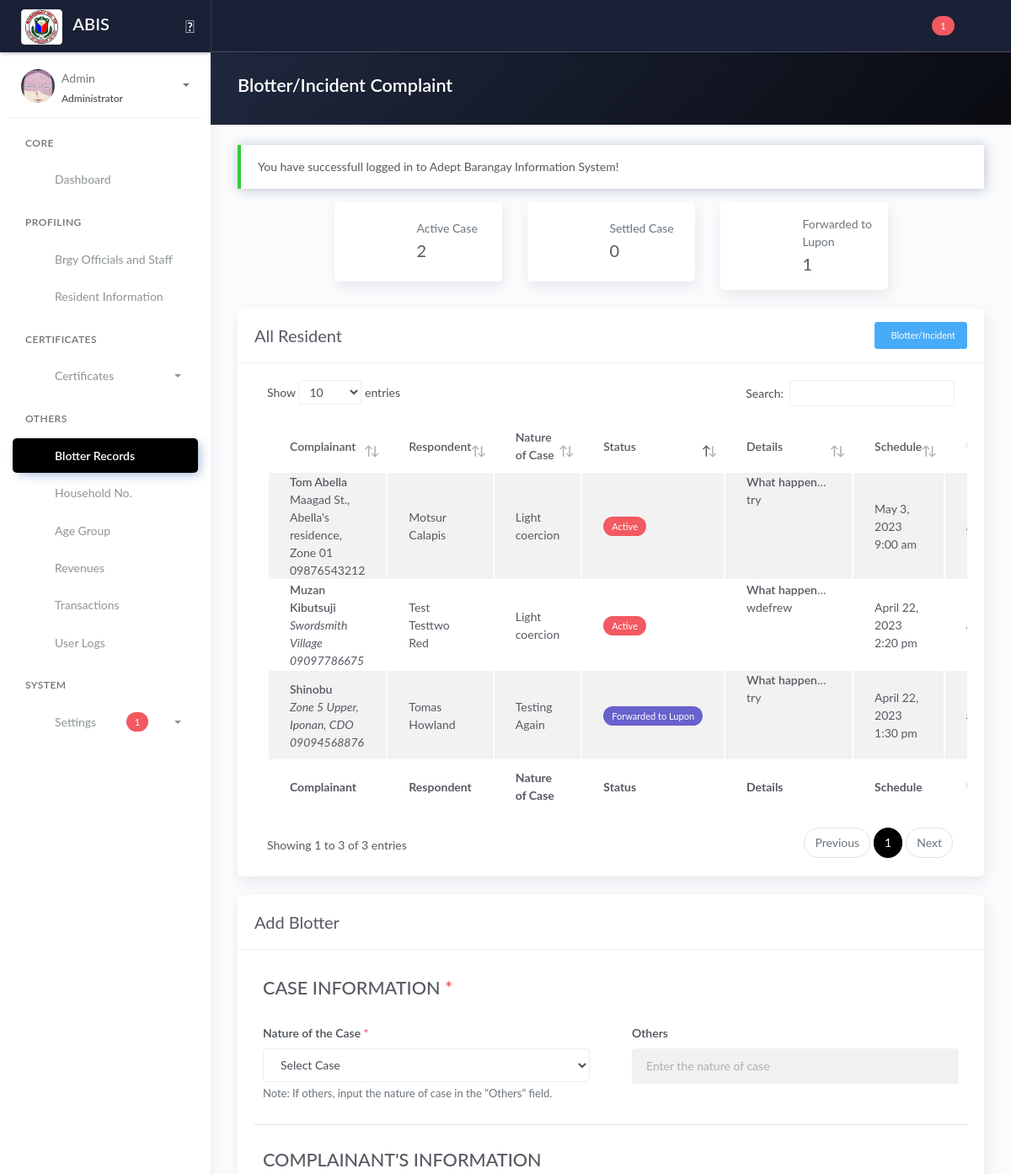
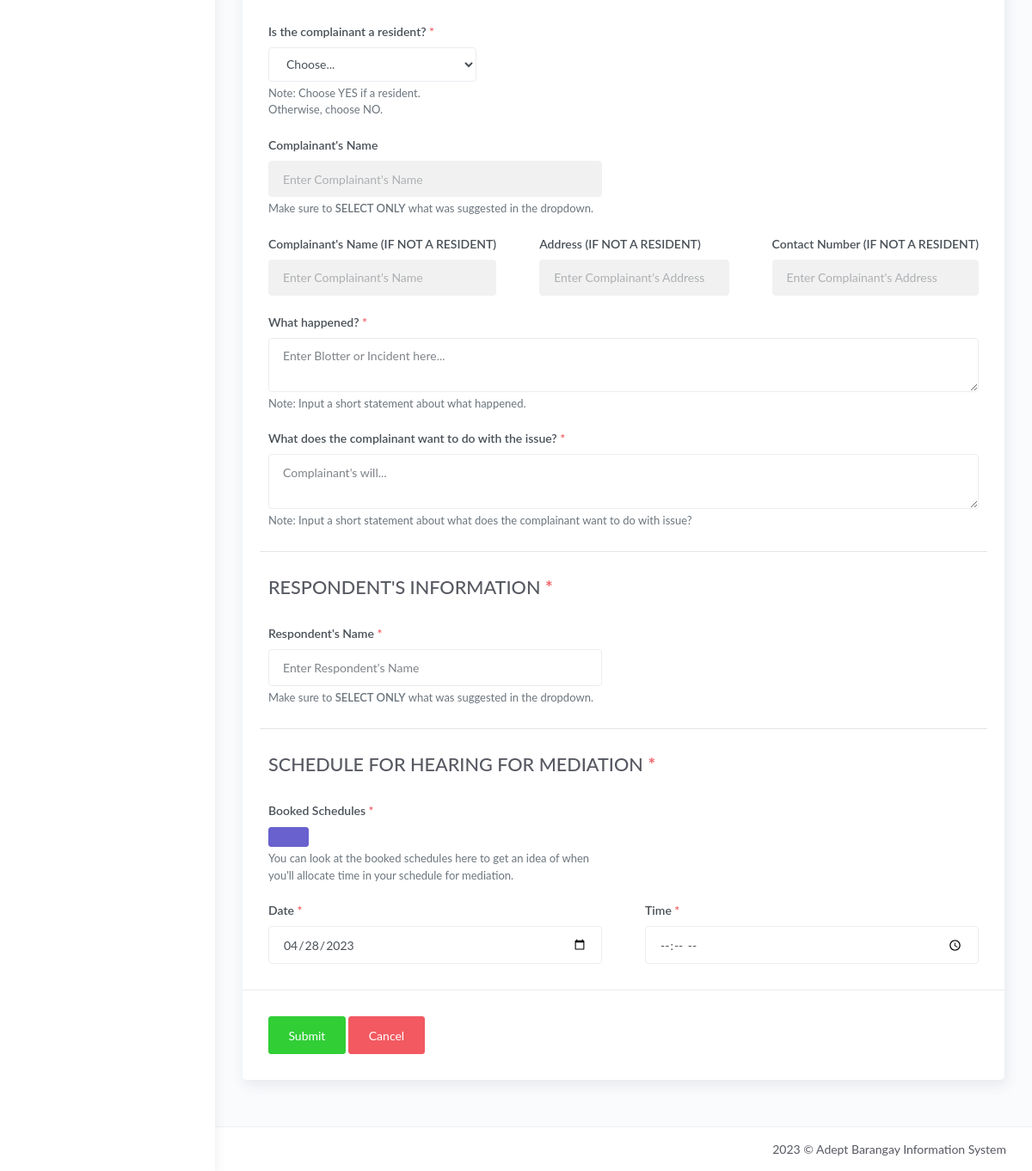
Screenshot of /blotter.php (signed in) with the database file from the repository (2 pictures, top to bottom).
### tables this page shows
CREATE TABLE `tblblotter` (
  `id_blotter` int(11) NOT NULL,
  `noc_id` varchar(100) DEFAULT NULL,
  `noc_others` varchar(100) DEFAULT 'N/A',
  `comp_id` varchar(10) DEFAULT 'N/A',
  `comp_nameNotResident` varchar(255) DEFAULT 'N/A',
  `comp_addNotResident` varchar(255) DEFAULT 'N/A',
  `comp_cnumNotResident` varchar(255) DEFAULT 'N/A',
  `comp_what` text DEFAULT NULL,
  `comp_what2` text DEFAULT NULL,
  `resp_id` varchar(255) DEFAULT NULL,
  `blotter_status` varchar(50) DEFAULT 'Active',
  `created_at_blotter` timestamp NOT NULL DEFAULT current_timestamp(),
  `updated_at_blotter` timestamp NOT NULL DEFAULT current_timestamp() ON UPDATE current_timestamp(),
  `id_user` varchar(25) DEFAULT NULL
);

CREATE TABLE `tblresident2` (
  `id_resident` int(11) NOT NULL,
  `national_id` varchar(100) NOT NULL,
  `region` varchar(10) NOT NULL,
  `city` varchar(100) NOT NULL,
  `province` varchar(100) NOT NULL,
  `barangay` varchar(100) NOT NULL,
  `citizenship` varchar(100) NOT NULL,
  `picture` text NOT NULL,
  `firstname` varchar(100) NOT NULL,
  `middlename` varchar(100) NOT NULL,
  `lastname` varchar(100) NOT NULL,
  `ext` varchar(10) NOT NULL,
  `alias` varchar(20) NOT NULL,
  `birthplace` varchar(100) NOT NULL,
  `birthdate` date NOT NULL,
  `sex` varchar(20) NOT NULL,
  `civilstatus` varchar(20) NOT NULL,
  `residence_type` varchar(25) NOT NULL COMMENT 'new; co-occupant; tenant',
  `id_household` int(80) NOT NULL,
  `family_head` varchar(10) NOT NULL,
  `date_of_residence` date NOT NULL,
  `vstatus` varchar(10) NOT NULL,
  `identified_as` varchar(20) NOT NULL,
  `phone` varchar(100) NOT NULL,
  `email` varchar(100) NOT NULL,
  `occupation` varchar(100) NOT NULL,
  `resident_type` int(20) NOT NULL DEFAULT 1 COMMENT '1 = Alive; 0 = Deceased',
  `id_org` varchar(100) NOT NULL,
  `pwd` varchar(5) NOT NULL,
  `indigent` varchar(5) NOT NULL,
  `remarks` text NOT NULL,
  `res_updated_at` timestamp NOT NULL DEFAULT current_timestamp() ON UPDATE current_timestamp(),
  `id_user` int(11) NOT NULL
);

CREATE TABLE `tbl_household` (
  `id_household` int(11) NOT NULL,
  `household_number` int(100) NOT NULL,
  `house_no` int(100) NOT NULL COMMENT '(2.1)',
  `id_purok` varchar(50) NOT NULL,
  `household_street_name` varchar(100) NOT NULL COMMENT '(2.2)',
  `household_address` varchar(250) NOT NULL COMMENT '(2.3)',
  `household_type` varchar(250) NOT NULL
);

CREATE TABLE `tblpurok` (
  `id_purok` int(11) NOT NULL,
  `purok_name` varchar(255) DEFAULT NULL,
  `purok_details` text DEFAULT NULL
);

CREATE TABLE `tbl_nature_of_case` (
  `noc_id` int(11) NOT NULL,
  `noc_name` varchar(100) NOT NULL,
  `noc_details` varchar(255) NOT NULL,
  `id_user` varchar(10) NOT NULL,
  `noc_updated_at` timestamp NOT NULL DEFAULT current_timestamp() ON UPDATE current_timestamp()
);

CREATE TABLE `tblblotter_schedule` (
  `id_blotter_schedule` int(11) NOT NULL,
  `id_blotter` int(11) NOT NULL,
  `blotter_date` date NOT NULL,
  `blotter_time` time NOT NULL,
  `created_at_blotter_schedule` timestamp NOT NULL DEFAULT current_timestamp(),
  `updated_at_blotter_schedule` timestamp NOT NULL DEFAULT current_timestamp() ON UPDATE current_timestamp()
);

### blotter.php (the view, shortened to what the rows shown need)
<?php include 'server/server.php' ?>
<?php
$query  = "SELECT *, tblblotter.id_blotter as id, tbl_users.id_user as user_id FROM tblblotter JOIN tbl_users ON tbl_users.id_user=tblblotter.id_user";
$result = $conn->query($query);
$blotter = array();
while ($row = $result->fetch_assoc()) {
	$blotter[] = $row;
}
$query4 = "SELECT * FROM tblresident2 ORDER BY firstname ASC";
$result4 = $conn->query($query4);
?>
<!DOCTYPE html>
<html lang="en">
<head>
	<?php include 'templates/header.php' ?>
	<link rel="stylesheet" href="assets/js/plugin/dataTables.dateTime.min.css">
	<link rel="stylesheet" href="assets/js/plugin/datatables/Buttons-1.6.1/css/buttons.dataTables.min.css">
</head>
<body>
	<div class="wrapper">
		<div class="main-panel">
			<div class="content">
				<div class="panel-header bg-dark-gradient">
					<div class="page-inner">
						<div class="d-flex align-items-left align-items-md-center flex-column flex-md-row">
							<div>
								<h2 class="text-white fw-bold">Blotter/Incident Complaint</h2>
							</div>
						</div>
					</div>
				</div>
				<div class="page-inner">
					<div class="row mt--2">
						<div class="col">
							<div class="card">
								<div class="card-body">
									<div class="table-responsive">
										<table id="blottertable" class="display table table-striped">
											<thead>
												<tr>
													<th scope="col">Complainant</th>
													<th scope="col">Respondent</th>
													<th scope="col">Nature of Case</th>
													<th scope="col">Status</th>
													<th scope="col">Details</th>
													<th scope="col">Schedule</th>
													<th scope="col">User</th>
												</tr>
											</thead>
											<tbody>
												<?php if (!empty($blotter)) : ?>
													<?php foreach ($blotter as $row) : ?>
														<tr>
															<td>
																<?php
																if ($row['comp_id'] !== "N/A") {
																	$comp_id = $row['comp_id'];
																	$sqlComplainant = "SELECT * FROM tblresident2 WHERE id_resident = '$comp_id'";
																	$queryComplainant = $conn->query($sqlComplainant);
																	$complainant = $queryComplainant->fetch_assoc();
																	$h_id = $complainant['id_household'];
																	$queryHouseholdNumber = "SELECT * FROM tbl_household WHERE id_household='$h_id'";
																	$resultHouseholdNumber = $conn->query($queryHouseholdNumber);
																	$householdnum = $resultHouseholdNumber->fetch_assoc();
																	$p_name = $householdnum['id_purok'];
																	$queryPurokName = "SELECT * FROM tblpurok WHERE id_purok='$p_name'";
																	$resultPurokName = $conn->query($queryPurokName);
																	$pname = $resultPurokName->fetch_assoc();
																	echo "<span class='fw-bold'>" . $complainant['firstname'] . ' ' . $complainant['middlename'] . ' ' . $complainant['lastname'] . "</span><br>" . $householdnum['household_street_name'] . ', ' . $householdnum['household_address'] . ', ' . $pname['purok_name'] . '<br>' . $complainant['phone'];
																} elseif ($row['comp_id'] == "N/A") {
																	echo "<span class='fw-bold'>" . $row['comp_nameNotResident'] . "</span><br><span class='font-italic'>" . $row['comp_addNotResident'] . '<br>' . $row['comp_cnumNotResident'] . '</span>';
																}
																?>
															</td>
															<td>
																<?php
																if (isset($row['resp_id'])) {
																	$resp_name = $row['resp_id'];
																	$sqlRespondent = "SELECT * FROM tblresident2 WHERE id_resident = '$resp_name'";
																	$queryRespondent = $conn->query($sqlRespondent);
																	foreach ($queryRespondent as $respondent) {
																		echo $f_name = $respondent['firstname'] . ' ' . $respondent['middlename'] . ' ' . $respondent['lastname'];
																	}
																}
																?>
															</td>
															<td>
																<?php
																if ($row['noc_id'] == 'Others') {
																	echo ucwords($row['noc_others']);
																} else {
																	$noc = $row['noc_id'];
																	$sqlNoc = "SELECT * FROM tbl_nature_of_case WHERE noc_id='$noc'";
																	$queryNoc = $conn->query($sqlNoc);
																	foreach ($queryNoc as $nocName) {
																		echo $nocName['noc_name'];
																	}
																}
																?>
															</td>
															<td>
																<?php if ($row['blotter_status'] == 'Settled') : ?>
																	<span class="badge badge-success">Settled</span>
																<?php elseif ($row['blotter_status'] == 'Active') : ?>
																	<span class="badge badge-danger">Active</span>
																<?php elseif ($row['blotter_status'] == 'Forwarded to Lupon') : ?>
																	<span class="badge badge-secondary">Forwarded to Lupon</span>
																<?php endif ?>
															</td>
															<td class="d-inline-block text-truncate" style="max-width: 100px;"><?= '<b>What happened: </b>' . '<br>' . $row['comp_what'] . '<br><br>' . '<b>Action: </b>' . '<br>' . $row['comp_what2'] ?></td>
															<td>
																<?php
																$getIdBlotter = $row['id_blotter'];
																$queryGetSched = "SELECT * FROM tblblotter_schedule WHERE id_blotter = '$getIdBlotter' ORDER BY id_blotter_schedule DESC LIMIT 1";
																$resultGetSched = $conn->query($queryGetSched);
																$GetSched = $resultGetSched->fetch_assoc();
																?>
																<?= date("F j, Y", strtotime($GetSched['blotter_date'])) . ' ' . date("g:i a", strtotime($GetSched['blotter_time'])) ?>
															</td>
															<td><?= $row['user_username'] ?></td>
														</tr>
													<?php endforeach ?>
												<?php endif ?>
											</tbody>
											<tfoot>
												<tr>
													<th scope="col">Complainant</th>
													<th scope="col">Respondent</th>
													<th scope="col">Nature of Case</th>
													<th scope="col">Status</th>
													<th scope="col">Details</th>
													<th scope="col">Schedule</th>
													<th scope="col">User</th>
												</tr>
											</tfoot>
										</table>
									</div>
								</div>
							</div>
						</div>
					</div>
					<div class="row mt--2" id="addBlotterForm">
						<div class="col-md-12">
							<div class="card">
								<div class="card-body">
									<form method="POST" action="model/save_blotter.php" onsubmit="return confirm('Are you sure you want to submit this form?');">
										<div class="row">
											<div class="col-md-6">
												<div class="form-group">
													<b>
														<h2>CASE INFORMATION<span class="text-danger"><b> *</b></span></h2>
													</b>
												</div>
											</div>
										</div>
										<div class="row">
											<div class="col-md-6">
												<div class="form-group">
													<b>
														<h2>COMPLAINANT'S INFORMATION</h2>
													</b>
												</div>
											</div>
										</div>
										<div class="row">
											<div class="col-md-6">
												<div class="form-group">
													<b>
														<h2>RESPONDENT'S INFORMATION<span class="text-danger"><b> *</b></span></h2>
													</b>
												</div>
											</div>
										</div>
										<div class="row">
											<div class="col-md-12">
												<div class="form-group">
													<b>
														<h2>SCHEDULE FOR HEARING FOR MEDIATION<span class="text-danger"><b> *</b></span></h2>
													</b>
												</div>
											</div>
										</div>
								</div>
							</div>
						</div>
					</div>
				</div>
			</div>
		</div>
	</div>
	<?php include 'templates/footer.php' ?>
</body>
</html>

### rows the page displays
tblblotter: tblresident2.firstname "Tom", tblresident2.lastname "Abella", tbl_household.household_street_name "Maagad St.", tbl_household.household_address "Abella's residence", tblpurok.purok_name "Zone 01", tblresident2.phone "09876543212", blotter_status "Active", comp_what "try", tblblotter_schedule.blotter_date "May 3, 2023", tblblotter_schedule.blotter_time "9:00 am"
tblresident2: firstname+middlename+lastname "Motsur Calapis"
tbl_nature_of_case: noc_name "Light coercion"
tblblotter: comp_nameNotResident "Shinobu", comp_addNotResident "Zone 5 Upper, Iponan, CDO", comp_cnumNotResident "09094568876", noc_others "Testing Again", shows "Forwarded to Lupon", comp_what "try", tblblotter_schedule.blotter_date "April 22, 2023", tblblotter_schedule.blotter_time "1:30 pm"
tblresident2: firstname+middlename+lastname "Tomas Howland"
tblblotter: comp_nameNotResident "Muzan Kibutsuji", comp_addNotResident "Swordsmith Village", comp_cnumNotResident "09097786675", blotter_status "Active", comp_what "wdefrew", tblblotter_schedule.blotter_date "April 22, 2023", tblblotter_schedule.blotter_time "2:20 pm"
tblresident2: firstname+middlename+lastname "Test Testtwo Red"

### other values shown
$resultSupport "1"
$_SESSION['username'] "Admin"
$_SESSION['role'] "Administrator"
$_SESSION['message'] "You have successfull logged in to Adept Barangay Information System!"
$active "2"
$settled "0"
$ftl "1"
